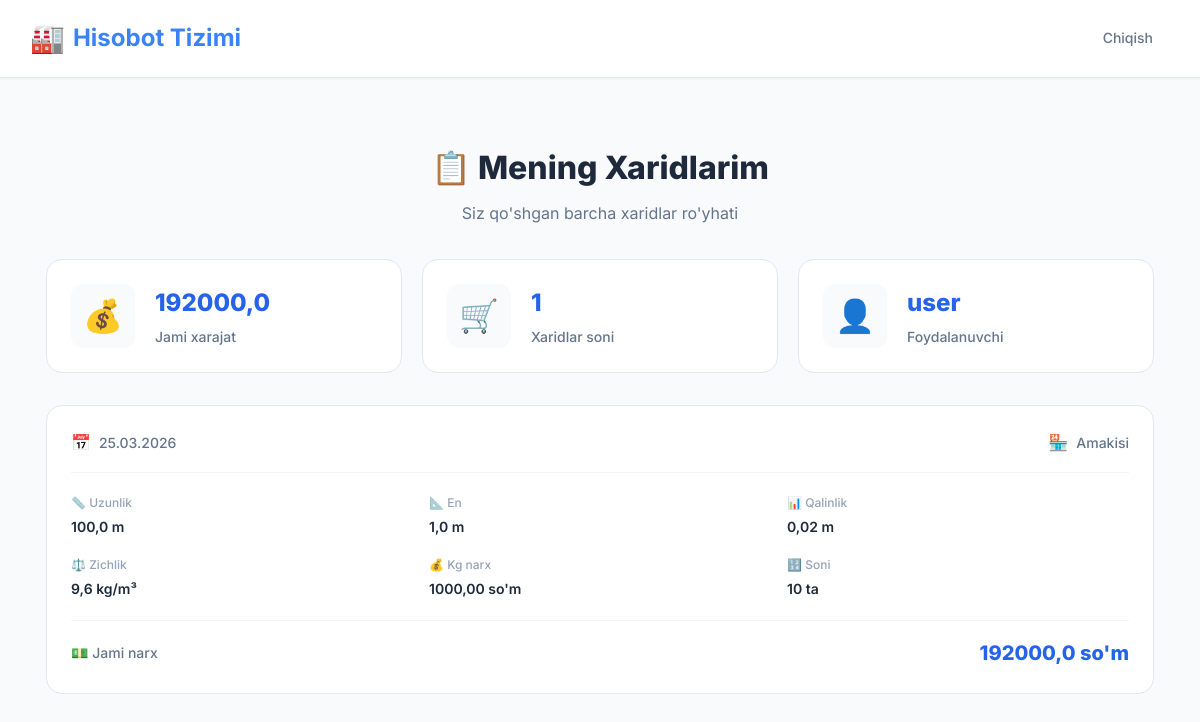
/my_purchases/ (signed in), run on the app's committed database.
### list/models.py (models this page shows, shortened)
class Purchase(models.Model):
    user = models.ForeignKey(User, on_delete=models.CASCADE, verbose_name="Foydalanuvchi", default=1)
    date = models.DateField(verbose_name="Sana")
    store = models.ForeignKey(Store, on_delete=models.CASCADE, verbose_name="Magazin")
    length = models.FloatField(help_text="Uzunligi (m)", verbose_name="Uzunlik", default=0)
    width = models.FloatField(help_text="Eni (m)", verbose_name="En", default=0)
    thickness = models.FloatField(help_text="Qalinligi (m)", verbose_name="Qalinlik", default=0)
    density = models.FloatField(help_text="Zichligi (kg/m³)", verbose_name="Zichlik", default=0)
    price_per_kg = models.DecimalField(max_digits=10, decimal_places=2, help_text="Kg uchun narx (so'm)", verbose_name="Kg uchun narx", default=0)
    quantity = models.IntegerField(verbose_name="Soni", default=0)
    @property
    def mass(self):
        return self.length * self.width * self.thickness * self.density
    @property
    def sheet_price(self):
        return self.mass * float(self.price_per_kg)
    @property
    def total_cost(self):
        return self.quantity * self.sheet_price
    class Meta:
        verbose_name = "Xarid"
        verbose_name_plural = "Xaridlar"

class Store(models.Model):
    name = models.CharField(max_length=100, unique=True, verbose_name="Magazin nomi")
    class Meta:
        verbose_name = "Magazin"
        verbose_name_plural = "Magazinlar"

### list/views.py (the view)
# urls.py: path('my_purchases/', views.my_purchases, name='my_purchases'),
@login_required
def my_purchases(request):
    purchases = Purchase.objects.filter(user=request.user).order_by('-date')
    total_purchase_cost = sum(purchase.total_cost for purchase in purchases)
    context = {
        'purchases': purchases,
        'total_purchase_cost': total_purchase_cost,
    }
    return render(request, 'list/my_purchases.html', context)

### list/templates/list/my_purchases.html (shortened to what this page needs)
{% extends 'list/base.html' %}
{% block content %}
<div class="report-container">
    <div class="report-header">
        <h1 class="report-title">📋 Mening Xaridlarim</h1>
        <p class="report-subtitle">Siz qo'shgan barcha xaridlar ro'yhati</p>
    </div>
    {% if purchases %}
        <div class="summary-section">
            <div class="summary-stats-grid">
                <div class="summary-stat-card">
                    <div class="stat-icon">💰</div>
                    <div class="stat-content">
                        <div class="stat-value">{{ total_purchase_cost }}</div>
                        <div class="stat-label">Jami xarajat</div>
                    </div>
                </div>
                <div class="summary-stat-card">
                    <div class="stat-icon">🛒</div>
                    <div class="stat-content">
                        <div class="stat-value">{{ purchases|length }}</div>
                        <div class="stat-label">Xaridlar soni</div>
                    </div>
                </div>
                <div class="summary-stat-card">
                    <div class="stat-icon">👤</div>
                    <div class="stat-content">
                        <div class="stat-value">{{ request.user.username }}</div>
                        <div class="stat-label">Foydalanuvchi</div>
                    </div>
                </div>
            </div>
        </div>
        <div class="purchases-grid">
            {% for purchase in purchases %}
            <div class="purchase-card">
                <div class="purchase-header">
                    <div class="purchase-date">
                        <span class="date-icon">📅</span>
                        <span>{{ purchase.date|date:"d.m.Y" }}</span>
                    </div>
                    <div class="purchase-store">
                        <span class="store-icon">🏪</span>
                        <span>{{ purchase.store.name }}</span>
                    </div>
                </div>
                <div class="purchase-details">
                    <div class="detail-row">
                        <div class="detail-item">
                            <span class="detail-label">📏 Uzunlik</span>
                            <span class="detail-value">{{ purchase.length }} m</span>
                        </div>
                        <div class="detail-item">
                            <span class="detail-label">📐 En</span>
                            <span class="detail-value">{{ purchase.width }} m</span>
                        </div>
                        <div class="detail-item">
                            <span class="detail-label">📊 Qalinlik</span>
                            <span class="detail-value">{{ purchase.thickness }} m</span>
                        </div>
                    </div>
                    <div class="detail-row">
                        <div class="detail-item">
                            <span class="detail-label">⚖️ Zichlik</span>
                            <span class="detail-value">{{ purchase.density }} kg/m³</span>
                        </div>
                        <div class="detail-item">
                            <span class="detail-label">💰 Kg narx</span>
                            <span class="detail-value">{{ purchase.price_per_kg }} so'm</span>
                        </div>
                        <div class="detail-item">
                            <span class="detail-label">🔢 Soni</span>
                            <span class="detail-value">{{ purchase.quantity }} ta</span>
                        </div>
                    </div>
                </div>
                <div class="purchase-total">
                    <div class="total-label">💵 Jami narx</div>
                    <div class="total-amount">{{ purchase.total_cost }} so'm</div>
                </div>
            </div>
            {% endfor %}
        </div>
    {% else %}
        <div class="empty-state">
            <div class="empty-icon">📭</div>
            <h3>Siz hali xarid qo'shmadingiz</h3>
            <p>Birinchi xaridni qo'shish uchun "Xarid qo'shish" tugmasini bosing</p>
        </div>
    {% endif %}
</div>
{% endblock %}

### list/templates/list/base.html (style rules this page uses)
:root { --bg-primary: #f8fafc; --bg-secondary: #ffffff; --text-primary: #1e293b; --text-secondary: #64748b; --text-muted: #94a3b8; --accent-primary: #3b82f6; --accent-secondary: #1d4ed8; --accent-light: #dbeafe; --success: #10b981; --success-light: #d1fae5; --border: #e2e8f0; --border-hover: #cbd5e1; --shadow-sm: 0 1px 2px 0 rgba(0, 0, 0, 0.05); --shadow-md: 0 4px 6px -1px rgba(0, 0, 0, 0.1), 0 2px 4px -1px rgba(0, 0, 0, 0.06); --shadow-lg: 0 10px 15px -3px rgba(0, 0, 0, 0.1), 0 4px 6px -2px rgba(0, 0, 0, 0.05); --radius-sm: 6px; --radius-md: 8px; --radius-lg: 12px; --transition: all 0.2s cubic-bezier(0.4, 0, 0.2, 1); }
* { box-sizing: border-box; margin: 0; padding: 0; }
body { font-family: 'Inter', -apple-system, BlinkMacSystemFont, 'Segoe UI', Roboto, sans-serif; background: var(--bg-primary); color: var(--text-primary); line-height: 1.6; font-size: 14px; }
h1 { font-size: 24px; font-weight: 600; color: var(--text-primary); margin-bottom: 8px; }
p { color: var(--text-secondary); margin-bottom: 16px; }

### list/templates/list/my_purchases.html (style rules this page uses)
.report-container { max-width: 1200px; margin: 0 auto; padding: 32px 16px; }
.report-header { text-align: center; margin-bottom: 32px; }
.report-title { font-size: 32px; font-weight: 800; color: #1e293b; margin-bottom: 8px; }
.report-subtitle { font-size: 16px; color: #64748b; font-weight: 400; }
.summary-section { margin-top: 32px; }
.summary-stats-grid { display: grid; grid-template-columns: repeat(auto-fit, minmax(250px, 1fr)); gap: 20px; }
.summary-stat-card { background: #ffffff; border: 1px solid #e2e8f0; border-radius: 16px; padding: 24px; display: flex; align-items: center; gap: 20px; transition: all 0.3s ease; }
.stat-icon { font-size: 32px; width: 64px; height: 64px; display: flex; align-items: center; justify-content: center; background: #f8fafc; border-radius: 12px; }
.stat-content { flex: 1; }
.stat-value { font-size: 24px; font-weight: 800; color: #2563eb; margin-bottom: 4px; }
.stat-label { font-size: 14px; color: #64748b; font-weight: 500; }
.purchases-grid { display: grid; grid-template-columns: repeat(auto-fit, minmax(350px, 1fr)); gap: 24px; margin-top: 32px; }
.purchase-card { background: #ffffff; border: 1px solid #e2e8f0; border-radius: 16px; padding: 24px; transition: all 0.3s ease; }
.purchase-header { display: flex; justify-content: space-between; align-items: center; margin-bottom: 20px; padding-bottom: 16px; border-bottom: 1px solid #f1f5f9; }
.purchase-date, .purchase-store { display: flex; align-items: center; gap: 8px; font-size: 14px; color: #64748b; font-weight: 500; }
.date-icon, .store-icon { font-size: 16px; }
.purchase-details { margin-bottom: 20px; }
.detail-row { display: grid; grid-template-columns: repeat(3, 1fr); gap: 16px; margin-bottom: 16px; }
.detail-row:last-child { margin-bottom: 0; }
.detail-item { display: flex; flex-direction: column; gap: 4px; }
.detail-label { font-size: 12px; color: #94a3b8; font-weight: 500; }
.detail-value { font-size: 14px; color: #1e293b; font-weight: 600; }
.purchase-total { display: flex; justify-content: space-between; align-items: center; padding-top: 16px; border-top: 1px solid #f1f5f9; }
.total-label { font-size: 14px; color: #64748b; font-weight: 500; }
.total-amount { font-size: 20px; font-weight: 800; color: #2563eb; }

### data on the page
Purchase: date "25.03.2026", store.name "Amakisi", length "100,0", width "1,0", thickness "0,02", density "9,6", price_per_kg "1000,00", quantity "10", total_cost "192000,0"

### other printed values
{{ total_purchase_cost }} "192000,0"
{{ purchases|length }} "1"
{{ request.user.username }} "user"
